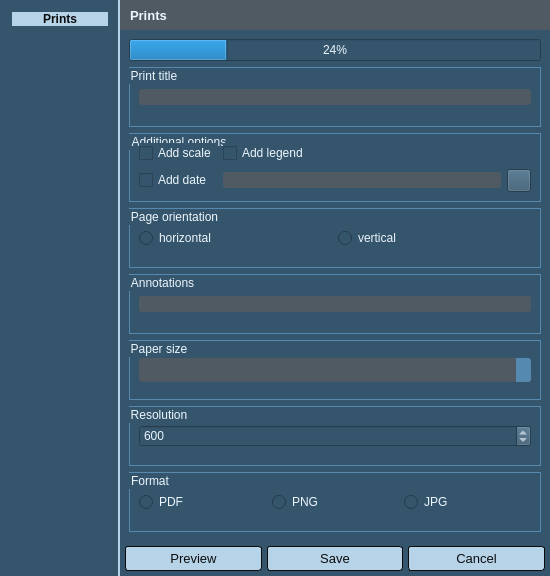
<?xml version="1.0" encoding="UTF-8"?>
<ui version="4.0">
 <class>WydrukDialog</class>
 <widget class="QDialog" name="WydrukDialog">
  <property name="windowModality">
   <enum>Qt::NonModal</enum>
  </property>
  <property name="enabled">
   <bool>true</bool>
  </property>
  <property name="geometry">
   <rect>
    <x>0</x>
    <y>0</y>
    <width>550</width>
    <height>576</height>
   </rect>
  </property>
  <property name="sizePolicy">
   <sizepolicy hsizetype="Expanding" vsizetype="Expanding">
    <horstretch>1</horstretch>
    <verstretch>1</verstretch>
   </sizepolicy>
  </property>
  <property name="font">
   <font>
    <family>Segoe UI</family>
    <pointsize>10</pointsize>
    <weight>50</weight>
    <italic>false</italic>
    <bold>false</bold>
   </font>
  </property>
  <property name="windowTitle">
   <string>GIAP-PolaMap(lite) - Map view printout</string>
  </property>
  <property name="windowIcon">
   <iconset>
    <normaloff>:/plugins/giap_layout/icons/giap_logo.png</normaloff>:/plugins/giap_layout/icons/giap_logo.png</iconset>
  </property>
  <property name="styleSheet">
   <string notr="true">* {
	background-color: rgb(53, 85, 109);
    font: 10pt &quot;Segoe UI&quot;;
	color: #EDF6FC;
}
QComboBox
{
	selection-background-color: #6fb1e3;
    background-color: #4f5a63;
	border: None;
	border-radius: 3px;
	padding: 2px;
	font: 9pt &quot;Segoe UI&quot;;
    height: 20px;
}

QComboBox:on
{
	background-color: #4f5a63;
	padding-top: 3px;
	padding-left: 1px;
	selection-background-color: #4a4a4a;
}

QComboBox QAbstractItemView
{
	background-color: #4f5a63;
	border-radius: 4px;
	border: 1px solid  #6fb1e3;
	selection-background-color: #4f5a63;
    padding: 4px 10px 4px 10px;
    width: 1.9em;
}

QComboBox::drop-down
{
	subcontrol-origin: padding;
	subcontrol-position: top right;
	width: 15px;
    background-color: #5689b0;
	border-left-width: 0;
	border-left-color:  #1a2936;
	border-left-style: solid;
	border-top-right-radius: 3px;
	border-bottom-right-radius: 3px;
}

QLineEdit
{
	border: None;
    border-radius: 3px;
    background-color: #4f5a63;
}

QLineEdit:focus{
    border: 1px solid #5689B0;
}

QPushButton {
	color:  #0A0C0D;
	border: 1px solid  #0A0C0D;
	background-color: #b7d3e8;
	border-radius: 3px;
	padding: 4px;
}

QPushButton:hover {

	font-weight: bold;
}
QPushButton:pressed {
   background-color: #5689b0;
   border: 1px solid #6fb1e3;
}

QPushButton:disabled
{
	color: gray;
}

QGroupBox {
border: 1px solid #5689b0;
}</string>
  </property>
  <property name="locale">
   <locale language="English" country="UnitedKingdom"/>
  </property>
  <property name="sizeGripEnabled">
   <bool>false</bool>
  </property>
  <layout class="QGridLayout" name="gridLayout">
   <property name="leftMargin">
    <number>0</number>
   </property>
   <property name="topMargin">
    <number>0</number>
   </property>
   <property name="rightMargin">
    <number>0</number>
   </property>
   <property name="bottomMargin">
    <number>0</number>
   </property>
   <property name="spacing">
    <number>0</number>
   </property>
   <item row="1" column="1">
    <widget class="QStackedWidget" name="stackedWidget">
     <property name="font">
      <font>
       <family>Segoe UI</family>
       <pointsize>10</pointsize>
       <weight>50</weight>
       <italic>false</italic>
       <bold>false</bold>
      </font>
     </property>
     <property name="styleSheet">
      <string notr="true"/>
     </property>
     <property name="frameShape">
      <enum>QFrame::NoFrame</enum>
     </property>
     <property name="frameShadow">
      <enum>QFrame::Plain</enum>
     </property>
     <property name="currentIndex">
      <number>0</number>
     </property>
     <widget class="QWidget" name="opis">
      <layout class="QGridLayout" name="gridLayout_3">
       <property name="leftMargin">
        <number>0</number>
       </property>
       <property name="topMargin">
        <number>0</number>
       </property>
       <property name="rightMargin">
        <number>0</number>
       </property>
       <property name="bottomMargin">
        <number>0</number>
       </property>
       <property name="spacing">
        <number>0</number>
       </property>
       <item row="0" column="0">
        <widget class="QFrame" name="frame_7">
         <property name="minimumSize">
          <size>
           <width>200</width>
           <height>30</height>
          </size>
         </property>
         <property name="maximumSize">
          <size>
           <width>16777215</width>
           <height>30</height>
          </size>
         </property>
         <property name="styleSheet">
          <string notr="true">background-color: #4f5a63;
</string>
         </property>
         <property name="frameShape">
          <enum>QFrame::NoFrame</enum>
         </property>
         <property name="frameShadow">
          <enum>QFrame::Plain</enum>
         </property>
         <widget class="QLabel" name="title_label">
          <property name="geometry">
           <rect>
            <x>10</x>
            <y>0</y>
            <width>91</width>
            <height>30</height>
           </rect>
          </property>
          <property name="font">
           <font>
            <family>Segoe UI</family>
            <pointsize>10</pointsize>
            <weight>75</weight>
            <italic>false</italic>
            <bold>true</bold>
           </font>
          </property>
          <property name="styleSheet">
           <string notr="true">color : #EDF6FC;	font-weight: bold;</string>
          </property>
          <property name="text">
           <string>Prints</string>
          </property>
         </widget>
        </widget>
       </item>
       <item row="1" column="0">
        <widget class="QFrame" name="frame_main">
         <property name="sizePolicy">
          <sizepolicy hsizetype="Expanding" vsizetype="Expanding">
           <horstretch>0</horstretch>
           <verstretch>0</verstretch>
          </sizepolicy>
         </property>
         <property name="frameShape">
          <enum>QFrame::NoFrame</enum>
         </property>
         <property name="frameShadow">
          <enum>QFrame::Plain</enum>
         </property>
         <layout class="QGridLayout" name="gridLayout_4">
          <item row="0" column="0">
           <widget class="QProgressBar" name="progressBar">
            <property name="value">
             <number>24</number>
            </property>
           </widget>
          </item>
          <item row="4" column="0">
           <widget class="QGroupBox" name="groupBox_6">
            <property name="title">
             <string>Annotations</string>
            </property>
            <layout class="QGridLayout" name="gridLayout_10">
             <item row="0" column="0">
              <widget class="QLineEdit" name="adnotacje_lineEdit">
               <property name="maxLength">
                <number>700</number>
               </property>
              </widget>
             </item>
            </layout>
           </widget>
          </item>
          <item row="1" column="0">
           <widget class="QGroupBox" name="groupBox_2">
            <property name="title">
             <string>Print title</string>
            </property>
            <layout class="QGridLayout" name="gridLayout_2">
             <item row="0" column="0">
              <widget class="QLineEdit" name="titleLineEdit">
               <property name="maxLength">
                <number>60</number>
               </property>
              </widget>
             </item>
            </layout>
           </widget>
          </item>
          <item row="7" column="0">
           <widget class="QGroupBox" name="groupBox_3">
            <property name="title">
             <string>Format</string>
            </property>
            <layout class="QGridLayout" name="gridLayout_7">
             <item row="0" column="0">
              <widget class="QRadioButton" name="pdfRadioButton">
               <property name="text">
                <string>PDF</string>
               </property>
               <property name="autoRepeatDelay">
                <number>300</number>
               </property>
              </widget>
             </item>
             <item row="0" column="1">
              <widget class="QRadioButton" name="pngRadioButton">
               <property name="text">
                <string>PNG</string>
               </property>
              </widget>
             </item>
             <item row="0" column="2">
              <widget class="QRadioButton" name="jpgRadioButton">
               <property name="text">
                <string>JPG</string>
               </property>
              </widget>
             </item>
            </layout>
           </widget>
          </item>
          <item row="3" column="0">
           <widget class="QGroupBox" name="groupBox_4">
            <property name="title">
             <string>Page orientation</string>
            </property>
            <layout class="QGridLayout" name="gridLayout_8">
             <item row="0" column="0">
              <widget class="QRadioButton" name="horizontalRadioButton">
               <property name="text">
                <string>horizontal</string>
               </property>
              </widget>
             </item>
             <item row="0" column="1">
              <widget class="QRadioButton" name="verticalRadioButton">
               <property name="text">
                <string>vertical</string>
               </property>
              </widget>
             </item>
            </layout>
           </widget>
          </item>
          <item row="2" column="0">
           <widget class="QGroupBox" name="groupBox">
            <property name="title">
             <string>Additional options</string>
            </property>
            <layout class="QGridLayout" name="gridLayout_6">
             <item row="0" column="0">
              <widget class="QCheckBox" name="scaleCheckBox">
               <property name="text">
                <string>Add scale</string>
               </property>
              </widget>
             </item>
             <item row="2" column="0">
              <widget class="QCheckBox" name="dateCheckBox">
               <property name="text">
                <string>Add date</string>
               </property>
              </widget>
             </item>
             <item row="0" column="1">
              <widget class="QCheckBox" name="legendCheckBox">
               <property name="text">
                <string>Add legend</string>
               </property>
              </widget>
             </item>
             <item row="2" column="1">
              <widget class="QLineEdit" name="dateedit">
               <property name="sizePolicy">
                <sizepolicy hsizetype="Expanding" vsizetype="Fixed">
                 <horstretch>0</horstretch>
                 <verstretch>0</verstretch>
                </sizepolicy>
               </property>
              </widget>
             </item>
             <item row="2" column="2">
              <widget class="QToolButton" name="date_button">
               <property name="text">
                <string/>
               </property>
              </widget>
             </item>
            </layout>
           </widget>
          </item>
          <item row="5" column="0">
           <widget class="QGroupBox" name="groupBox_5">
            <property name="title">
             <string>Paper size</string>
            </property>
            <layout class="QGridLayout" name="gridLayout_9">
             <item row="0" column="0">
              <widget class="QComboBox" name="paperFormatComboBox"/>
             </item>
            </layout>
           </widget>
          </item>
          <item row="6" column="0">
           <widget class="QGroupBox" name="groupBox_7">
            <property name="title">
             <string>Resolution</string>
            </property>
            <layout class="QGridLayout" name="gridLayout_11">
             <item row="0" column="0">
              <widget class="QSpinBox" name="resspinBox">
               <property name="minimum">
                <number>-1</number>
               </property>
               <property name="maximum">
                <number>2000</number>
               </property>
               <property name="value">
                <number>600</number>
               </property>
              </widget>
             </item>
            </layout>
           </widget>
          </item>
         </layout>
        </widget>
       </item>
      </layout>
     </widget>
     <widget class="QWidget" name="zakoncz_zgl">
      <layout class="QGridLayout" name="gridLayout_15">
       <property name="leftMargin">
        <number>0</number>
       </property>
       <property name="topMargin">
        <number>0</number>
       </property>
       <property name="rightMargin">
        <number>0</number>
       </property>
       <property name="bottomMargin">
        <number>0</number>
       </property>
       <property name="spacing">
        <number>0</number>
       </property>
       <item row="0" column="0" colspan="2">
        <widget class="QFrame" name="frame_10">
         <property name="minimumSize">
          <size>
           <width>200</width>
           <height>30</height>
          </size>
         </property>
         <property name="maximumSize">
          <size>
           <width>16777215</width>
           <height>30</height>
          </size>
         </property>
         <property name="styleSheet">
          <string notr="true">background-color: #4f5a63;
</string>
         </property>
         <property name="frameShape">
          <enum>QFrame::NoFrame</enum>
         </property>
         <property name="frameShadow">
          <enum>QFrame::Plain</enum>
         </property>
         <widget class="QLabel" name="title_label_9">
          <property name="geometry">
           <rect>
            <x>10</x>
            <y>0</y>
            <width>91</width>
            <height>30</height>
           </rect>
          </property>
          <property name="font">
           <font>
            <family>Segoe UI</family>
            <pointsize>10</pointsize>
            <weight>75</weight>
            <italic>false</italic>
            <bold>true</bold>
           </font>
          </property>
          <property name="styleSheet">
           <string notr="true">color : #EDF6FC;	font-weight: bold;</string>
          </property>
          <property name="text">
           <string>Finish</string>
          </property>
         </widget>
        </widget>
       </item>
       <item row="1" column="0" rowspan="2" colspan="2">
        <widget class="QFrame" name="frame_11">
         <property name="frameShape">
          <enum>QFrame::StyledPanel</enum>
         </property>
         <property name="frameShadow">
          <enum>QFrame::Raised</enum>
         </property>
         <layout class="QGridLayout" name="gridLayout_14">
          <item row="1" column="0">
           <widget class="QFrame" name="frame_12">
            <property name="frameShape">
             <enum>QFrame::StyledPanel</enum>
            </property>
            <property name="frameShadow">
             <enum>QFrame::Raised</enum>
            </property>
            <layout class="QGridLayout" name="gridLayout_5">
             <item row="0" column="0">
              <widget class="QPushButton" name="pushButton">
               <property name="text">
                <string>Register</string>
               </property>
              </widget>
             </item>
            </layout>
           </widget>
          </item>
          <item row="0" column="0">
           <spacer name="verticalSpacer_4">
            <property name="orientation">
             <enum>Qt::Vertical</enum>
            </property>
            <property name="sizeHint" stdset="0">
             <size>
              <width>20</width>
              <height>40</height>
             </size>
            </property>
           </spacer>
          </item>
         </layout>
        </widget>
       </item>
      </layout>
     </widget>
    </widget>
   </item>
   <item row="2" column="1">
    <layout class="QHBoxLayout" name="horizontalLayout">
     <property name="spacing">
      <number>5</number>
     </property>
     <property name="leftMargin">
      <number>5</number>
     </property>
     <property name="topMargin">
      <number>5</number>
     </property>
     <property name="rightMargin">
      <number>5</number>
     </property>
     <property name="bottomMargin">
      <number>5</number>
     </property>
     <item>
      <widget class="QPushButton" name="previewPushButton">
       <property name="sizePolicy">
        <sizepolicy hsizetype="Expanding" vsizetype="Minimum">
         <horstretch>0</horstretch>
         <verstretch>0</verstretch>
        </sizepolicy>
       </property>
       <property name="text">
        <string>Preview</string>
       </property>
      </widget>
     </item>
     <item>
      <widget class="QPushButton" name="savePushButton">
       <property name="sizePolicy">
        <sizepolicy hsizetype="Expanding" vsizetype="Minimum">
         <horstretch>0</horstretch>
         <verstretch>0</verstretch>
        </sizepolicy>
       </property>
       <property name="text">
        <string>Save</string>
       </property>
      </widget>
     </item>
     <item>
      <widget class="QPushButton" name="cancelPushButton">
       <property name="sizePolicy">
        <sizepolicy hsizetype="Expanding" vsizetype="Fixed">
         <horstretch>0</horstretch>
         <verstretch>0</verstretch>
        </sizepolicy>
       </property>
       <property name="font">
        <font>
         <family>Segoe UI</family>
         <pointsize>10</pointsize>
         <weight>50</weight>
         <italic>false</italic>
         <bold>false</bold>
        </font>
       </property>
       <property name="text">
        <string>Cancel</string>
       </property>
      </widget>
     </item>
    </layout>
   </item>
   <item row="0" column="0" rowspan="3">
    <widget class="QFrame" name="frame">
     <property name="minimumSize">
      <size>
       <width>120</width>
       <height>0</height>
      </size>
     </property>
     <property name="font">
      <font>
       <family>Segoe UI</family>
       <pointsize>10</pointsize>
       <weight>50</weight>
       <italic>false</italic>
       <bold>false</bold>
      </font>
     </property>
     <property name="styleSheet">
      <string notr="true">border-right: 2px solid #b7d3e8;
</string>
     </property>
     <layout class="QVBoxLayout" name="verticalLayout">
      <property name="spacing">
       <number>9</number>
      </property>
      <property name="leftMargin">
       <number>12</number>
      </property>
      <property name="topMargin">
       <number>12</number>
      </property>
      <property name="rightMargin">
       <number>12</number>
      </property>
      <property name="bottomMargin">
       <number>5</number>
      </property>
      <item>
       <widget class="QLabel" name="label_side">
        <property name="styleSheet">
         <string notr="true">   background-color: #b7d3e8;
   color:  #0A0C0D;
   font: 10pt &quot;Segoe UI&quot;; 
   font-weight: bold;
</string>
        </property>
        <property name="text">
         <string>Prints</string>
        </property>
        <property name="alignment">
         <set>Qt::AlignCenter</set>
        </property>
       </widget>
      </item>
      <item>
       <spacer name="verticalSpacer_3">
        <property name="orientation">
         <enum>Qt::Vertical</enum>
        </property>
        <property name="sizeHint" stdset="0">
         <size>
          <width>20</width>
          <height>40</height>
         </size>
        </property>
       </spacer>
      </item>
     </layout>
     <zorder>verticalSpacer_3</zorder>
     <zorder>label_side</zorder>
    </widget>
   </item>
  </layout>
 </widget>
 <resources/>
 <connections>
  <connection>
   <sender>cancelPushButton</sender>
   <signal>clicked()</signal>
   <receiver>WydrukDialog</receiver>
   <slot>close()</slot>
   <hints>
    <hint type="sourcelabel">
     <x>544</x>
     <y>521</y>
    </hint>
    <hint type="destinationlabel">
     <x>461</x>
     <y>501</y>
    </hint>
   </hints>
  </connection>
 </connections>
</ui>
